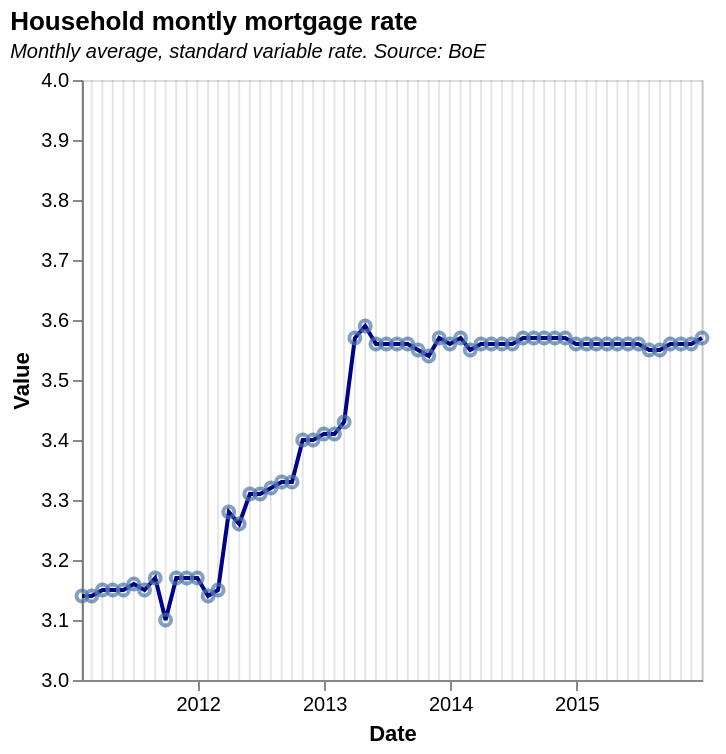

Vega-Lite specification stored for this chart:
### Vega-Lite specification from a JSON file in a GitHub repository (floating-point values rounded to 4 significant figures)
{"$schema": "https://vega.github.io/schema/vega-lite/v5.json", "description": "(M10) Household monthly mortgage rate", "title": {"text": "Household montly mortgage rate", "subtitle": "Monthly average, standard variable rate. Source: BoE", "subtitleFontStyle": "italic", "subtitleFontSize": 10, "anchor": "start", "color": "black"}, "data": {"values": [{"Date": "2011-01-31", "Value": "3.14", "Detail": "Monthly average of UK resident monetary financial institutions' (excl. Central Bank) sterling standard variable rate mortgage to households (in percent) not seasonally adjusted              [a]             CFMBX2D", "Source": "Bank of England"}, {"Date": "2011-02-28", "Value": "3.14", "Detail": "", "Source": ""}, {"Date": "2011-03-31", "Value": "3.15", "Detail": "", "Source": ""}, {"Date": "2011-04-30", "Value": "3.15", "Detail": "", "Source": ""}, {"Date": "2011-05-31", "Value": "3.15", "Detail": "", "Source": ""}, {"Date": "2011-06-30", "Value": "3.16", "Detail": "", "Source": ""}, {"Date": "2011-07-31", "Value": "3.15", "Detail": "", "Source": ""}, {"Date": "2011-08-31", "Value": "3.17", "Detail": "", "Source": ""}, {"Date": "2011-09-30", "Value": "3.1", "Detail": "", "Source": ""}, {"Date": "2011-10-31", "Value": "3.17", "Detail": "", "Source": ""}, {"Date": "2011-11-30", "Value": "3.17", "Detail": "", "Source": ""}, {"Date": "2011-12-31", "Value": "3.17", "Detail": "", "Source": ""}, {"Date": "2012-01-31", "Value": "3.14", "Detail": "", "Source": ""}, {"Date": "2012-02-29", "Value": "3.15", "Detail": "", "Source": ""}, {"Date": "2012-03-31", "Value": "3.28", "Detail": "", "Source": ""}, {"Date": "2012-04-30", "Value": "3.26", "Detail": "", "Source": ""}, {"Date": "2012-05-31", "Value": "3.31", "Detail": "", "Source": ""}, {"Date": "2012-06-30", "Value": "3.31", "Detail": "", "Source": ""}, {"Date": "2012-07-31", "Value": "3.32", "Detail": "", "Source": ""}, {"Date": "2012-08-31", "Value": "3.33", "Detail": "", "Source": ""}, {"Date": "2012-09-30", "Value": "3.33", "Detail": "", "Source": ""}, {"Date": "2012-10-31", "Value": "3.4", "Detail": "", "Source": ""}, {"Date": "2012-11-30", "Value": "3.4", "Detail": "", "Source": ""}, {"Date": "2012-12-31", "Value": "3.41", "Detail": "", "Source": ""}, {"Date": "2013-01-31", "Value": "3.41", "Detail": "", "Source": ""}, {"Date": "2013-02-28", "Value": "3.43", "Detail": "", "Source": ""}, {"Date": "2013-03-31", "Value": "3.57", "Detail": "", "Source": ""}, {"Date": "2013-04-30", "Value": "3.59", "Detail": "", "Source": ""}, {"Date": "2013-05-31", "Value": "3.56", "Detail": "", "Source": ""}, {"Date": "2013-06-30", "Value": "3.56", "Detail": "", "Source": ""}, {"Date": "2013-07-31", "Value": "3.56", "Detail": "", "Source": ""}, {"Date": "2013-08-31", "Value": "3.56", "Detail": "", "Source": ""}, {"Date": "2013-09-30", "Value": "3.55", "Detail": "", "Source": ""}, {"Date": "2013-10-31", "Value": "3.54", "Detail": "", "Source": ""}, {"Date": "2013-11-30", "Value": "3.57", "Detail": "", "Source": ""}, {"Date": "2013-12-31", "Value": "3.56", "Detail": "", "Source": ""}, {"Date": "2014-01-31", "Value": "3.57", "Detail": "", "Source": ""}, {"Date": "2014-02-28", "Value": "3.55", "Detail": "", "Source": ""}, {"Date": "2014-03-31", "Value": "3.56", "Detail": "", "Source": ""}, {"Date": "2014-04-30", "Value": "3.56", "Detail": "", "Source": ""}, {"Date": "2014-05-31", "Value": "3.56", "Detail": "", "Source": ""}, {"Date": "2014-06-30", "Value": "3.56", "Detail": "", "Source": ""}, {"Date": "2014-07-31", "Value": "3.57", "Detail": "", "Source": ""}, {"Date": "2014-08-31", "Value": "3.57", "Detail": "", "Source": ""}, {"Date": "2014-09-30", "Value": "3.57", "Detail": "", "Source": ""}, {"Date": "2014-10-31", "Value": "3.57", "Detail": "", "Source": ""}, {"Date": "2014-11-30", "Value": "3.57", "Detail": "", "Source": ""}, {"Date": "2014-12-31", "Value": "3.56", "Detail": "", "Source": ""}, {"Date": "2015-01-31", "Value": "3.56", "Detail": "", "Source": ""}, {"Date": "2015-02-28", "Value": "3.56", "Detail": "", "Source": ""}, {"Date": "2015-03-31", "Value": "3.56", "Detail": "", "Source": ""}, {"Date": "2015-04-30", "Value": "3.56", "Detail": "", "Source": ""}, {"Date": "2015-05-31", "Value": "3.56", "Detail": "", "Source": ""}, {"Date": "2015-06-30", "Value": "3.56", "Detail": "", "Source": ""}, {"Date": "2015-07-31", "Value": "3.55", "Detail": "", "Source": ""}, {"Date": "2015-08-31", "Value": "3.55", "Detail": "", "Source": ""}, {"Date": "2015-09-30", "Value": "3.56", "Detail": "", "Source": ""}, {"Date": "2015-10-31", "Value": "3.56", "Detail": "", "Source": ""}, {"Date": "2015-11-30", "Value": "3.56", "Detail": "", "Source": ""}, {"Date": "2015-12-31", "Value": "3.57", "Detail": "", "Source": ""}], "format": {"parse": {"Date": "date"}}}, "height": 300, "width": 310, "encoding": {"x": {"field": "Date", "type": "temporal", "axis": {"grid": false}}}, "layer": [{"encoding": {"y": {"field": "Value", "type": "quantitative", "scale": {"domain": [3, 4]}, "axis": {"grid": false}}}, "layer": [{"mark": {"type": "line", "color": "darkblue"}}, {"mark": "point"}]}, {"mark": "rule", "encoding": {"opacity": {"value": 0.1}, "tooltip": [{"field": "Date", "type": "temporal", "format": "%B, %Y"}, {"field": "Value", "title": "Mortgage rate", "type": "quantitative", "format": ""}]}}]}
